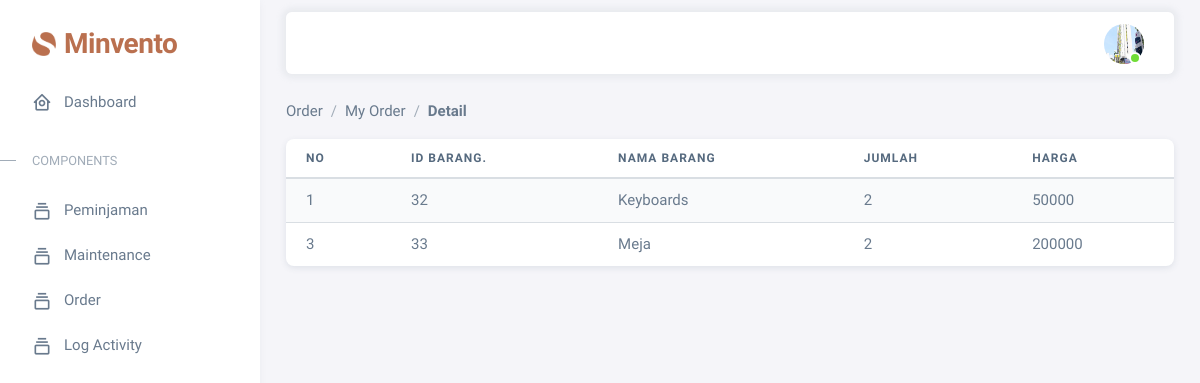
The app's page /dashboard/kantor/myorder_dtl.php?id=27 (signed in) with its own data.
### tables this page shows
CREATE TABLE `profil` (
  `id_profil` int(11) NOT NULL,
  `id_user` int(11) NOT NULL,
  `nama` varchar(30) NOT NULL,
  `no_tlp` varchar(14) NOT NULL,
  `alamat` varchar(40) NOT NULL,
  `gambar_profil` varchar(255) NOT NULL,
  `deskripsi` varchar(200) NOT NULL
);

CREATE TABLE `pemesanan_dtl` (
  `id_pemesanan_dtl` int(11) NOT NULL,
  `id_pemesanan` int(11) NOT NULL,
  `id_barang` int(11) NOT NULL,
  `jumlah` int(11) NOT NULL,
  `harga` decimal(10,0) NOT NULL
);

CREATE TABLE `barang` (
  `id_barang` int(11) NOT NULL,
  `id_user` int(11) NOT NULL,
  `nama_barang` varchar(30) NOT NULL,
  `kategori` varchar(20) NOT NULL,
  `stok` int(11) NOT NULL,
  `lokasi` varchar(20) NOT NULL,
  `harga` decimal(10,0) NOT NULL,
  `deskripsi` varchar(100) NOT NULL,
  `status_barang` enum('Baik','Rusak','Dipinjam','Maintenance') NOT NULL
);

### dashboard/kantor/myorder_dtl.php (the view, shortened to what this page needs)
<?php
    include '../../controller/koneksi.php';
?>
<!DOCTYPE html>
<html
  lang="en"
  class="light-style layout-menu-fixed"
  dir="ltr"
  data-theme="theme-default"
  data-assets-path="../../assets/"
  data-template="vertical-menu-template-free"
>
  <head>
    <link rel="stylesheet" href="../../assets/vendor/fonts/boxicons.css" />
    <link rel="stylesheet" href="../../assets/vendor/css/core.css" class="template-customizer-core-css" />
    <link rel="stylesheet" href="../../assets/vendor/css/theme-default.css" class="template-customizer-theme-css" />
    <link rel="stylesheet" href="../../assets/css/demo.css" />
    <link rel="stylesheet" href="../../assets/vendor/libs/perfect-scrollbar/perfect-scrollbar.css" />
    <link rel="stylesheet" href="../../assets/vendor/libs/apex-charts/apex-charts.css" />
  </head>
  <body>
    <div class="layout-wrapper layout-content-navbar">
      <div class="layout-container">
        <?php
          include '../../partials/aside.php';
        ?>
        <div class="layout-page">
          <?php
            include '../../partials/navbar.php';
          ?>
          <div class="content-wrapper">
            <div class="container flex-grow-1 container-p-y">
                <nav aria-label="breadcrumb">
                    <ol class="breadcrumb">
                        <li class="breadcrumb-item"><a href="order_k.php">Order</a></li>
                        <li class="breadcrumb-item">My Order</li>
                        <li class="breadcrumb-item active" aria-current="page">Detail</li>
                    </ol>
                </nav>
              <div class="card mb-4">
                  <div class="table-responsive text-nowrap">
                          <table class="table table-striped">
                              <thead>
                                  <tr>
                                      <th>NO</th>
                                      <th>ID Barang.</th>
                                      <th>Nama Barang</th>
                                      <th>Jumlah</th>
                                      <th>harga</th>
                                  </tr>
                              </thead>
                              <tbody class="table-border-bottom-0">
                              <?php
                                  $query = " SELECT p.*, pd.*, b.nama_barang, b.id_barang
                                  FROM pemesanan_dtl pd
                                  JOIN pemesanan p ON p.id_pemesanan = pd.id_pemesanan
                                  JOIN barang b ON pd.id_barang = b.id_barang
                                  WHERE p.id_user = '{$_SESSION['id']}' AND pd.id_pemesanan = {$_GET['id']} ";
                                  $result = $koneksi->query($query);
                                 if ($result && $result->num_rows > 0) {
                                  $no = 1;
                                  while ($row = $result->fetch_assoc()) {
                                    echo "<tr>
                                            <td>" . $no++ . "</td>
                                            <td>" . $row['id_barang'] . "</td>
                                            <td>" . $row['nama_barang'] . "</td>
                                            <td>" . $row['jumlah'] . "</td>
                                            <td>" . $row['harga'] . "</td>
                                        </tr>";
                                    $no++;
                                  }
                                } else {
                                  echo "<tr><td colspan='5'>Tidak ada data pemesanan barang</td></tr>";
                                }
                              ?>
                              </tbody>
                          </table>
                      </div>
              </div>
            </div>
          </div>
        </div>
      </div>
    </div>
  </body>
</html>

### partials/navbar.php (shortened to what this page needs)
<nav
            class="layout-navbar container-xxl navbar navbar-expand-xl navbar-detached align-items-center bg-navbar-theme"
            id="layout-navbar"
          >
            <div class="navbar-nav-right d-flex align-items-center" id="navbar-collapse">
              <ul class="navbar-nav flex-row align-items-center ms-auto">
                <?php
                    $query = "SELECT gambar_profil FROM profil WHERE id_user = '{$_SESSION['id']}'";
                    $result = $koneksi->query($query);
                    $row = $result->fetch_assoc();
                ?>
                <li class="nav-item navbar-dropdown dropdown-user dropdown">
                  <a class="nav-link dropdown-toggle hide-arrow" href="javascript:void(0);" data-bs-toggle="dropdown">
                    <div class="avatar avatar-online">
                      <?php if (!empty($row['gambar_profil'])) : ?>
                          <img src="../../img/upload/profil/<?php echo $row['gambar_profil']; ?>" class=" rounded-circle" alt="Company Logo" style="width: 40px; height: 40px;">
                      <?php else : ?>
                        <img src="../../img/user.png" class="rounded-circle" alt="Company Logo" style="width: 40px; height: 40px;">
                      <?php endif; ?>
                    </div>
                  </a>
                </li>
              </ul>
            </div>
          </nav>

### records on screen
profil: gambar_profil (picture)
pemesanan_dtl: id_barang.id_barang "32", id_barang.nama_barang "Keyboards", jumlah "2", harga "50000"
pemesanan_dtl: id_barang.id_barang "33", id_barang.nama_barang "Meja", jumlah "2", harga "200000"
